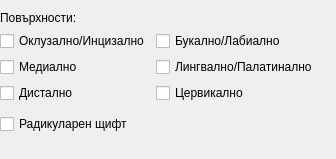
<?xml version="1.0" encoding="UTF-8"?>
<ui version="4.0">
 <class>SurfaceSelector</class>
 <widget class="QWidget" name="SurfaceSelector">
  <property name="geometry">
   <rect>
    <x>0</x>
    <y>0</y>
    <width>336</width>
    <height>159</height>
   </rect>
  </property>
  <property name="windowTitle">
   <string>SurfaceSelector</string>
  </property>
  <layout class="QVBoxLayout" name="verticalLayout_3">
   <property name="leftMargin">
    <number>0</number>
   </property>
   <item>
    <widget class="QLabel" name="surfaceLabel">
     <property name="text">
      <string>Повърхности:</string>
     </property>
    </widget>
   </item>
   <item>
    <layout class="QHBoxLayout" name="horizontalLayout_4">
     <item>
      <layout class="QVBoxLayout" name="verticalLayout_2">
       <item>
        <widget class="QCheckBox" name="o_check">
         <property name="text">
          <string>Оклузално/Инцизално</string>
         </property>
        </widget>
       </item>
       <item>
        <widget class="QCheckBox" name="m_check">
         <property name="text">
          <string>Медиално</string>
         </property>
        </widget>
       </item>
       <item>
        <widget class="QCheckBox" name="d_check">
         <property name="text">
          <string>Дистално</string>
         </property>
        </widget>
       </item>
       <item>
        <spacer name="verticalSpacer_6">
         <property name="orientation">
          <enum>Qt::Vertical</enum>
         </property>
         <property name="sizeType">
          <enum>QSizePolicy::Fixed</enum>
         </property>
         <property name="sizeHint" stdset="0">
          <size>
           <width>20</width>
           <height>5</height>
          </size>
         </property>
        </spacer>
       </item>
       <item>
        <widget class="QCheckBox" name="postCheck">
         <property name="text">
          <string>Радикуларен щифт</string>
         </property>
        </widget>
       </item>
       <item>
        <spacer name="verticalSpacer_7">
         <property name="orientation">
          <enum>Qt::Vertical</enum>
         </property>
         <property name="sizeHint" stdset="0">
          <size>
           <width>20</width>
           <height>40</height>
          </size>
         </property>
        </spacer>
       </item>
      </layout>
     </item>
     <item>
      <layout class="QVBoxLayout" name="verticalLayout_8">
       <item>
        <widget class="QCheckBox" name="b_check">
         <property name="text">
          <string>Букално/Лабиално</string>
         </property>
        </widget>
       </item>
       <item>
        <widget class="QCheckBox" name="l_check">
         <property name="text">
          <string>Лингвално/Палатинално</string>
         </property>
        </widget>
       </item>
       <item>
        <widget class="QCheckBox" name="c_check">
         <property name="text">
          <string>Цервикално</string>
         </property>
        </widget>
       </item>
       <item>
        <spacer name="verticalSpacer_3">
         <property name="orientation">
          <enum>Qt::Vertical</enum>
         </property>
         <property name="sizeHint" stdset="0">
          <size>
           <width>20</width>
           <height>40</height>
          </size>
         </property>
        </spacer>
       </item>
      </layout>
     </item>
     <item>
      <spacer name="horizontalSpacer_4">
       <property name="orientation">
        <enum>Qt::Horizontal</enum>
       </property>
       <property name="sizeHint" stdset="0">
        <size>
         <width>40</width>
         <height>20</height>
        </size>
       </property>
      </spacer>
     </item>
    </layout>
   </item>
  </layout>
 </widget>
 <layoutdefault spacing="6" margin="11"/>
 <resources/>
 <connections/>
</ui>
